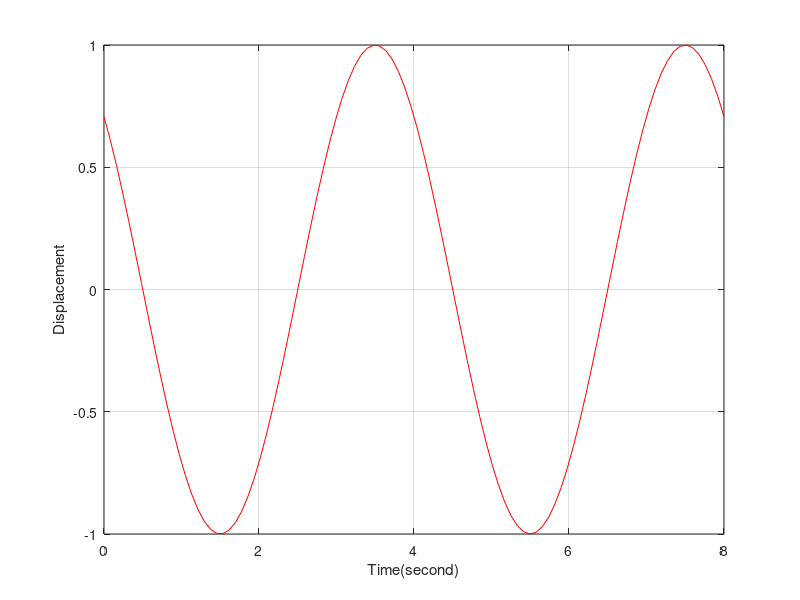

This figure's MATLAB source:
clear all
close all
t = linspace(0,8,100);
w0=2*pi*0.25;
d=pi/4
u=cos(w0*t+d);

figure()
plot(t,u,'r')
grid on
xlabel('Time(second)')
ylabel('Displacement')
hold on;


##
##v=-w0*sin(w0*t+d);
##plot(t,v,'b')
##grid on
##xlabel('Time(second)')
##ylabel('velocity')
##hold on;
##
##a=-w0*w0*cos(w0*t+d);
##plot(t,a,'g')
##grid on
##xlabel('Time(second)')
##ylabel('Acceleration')
##hold on;
